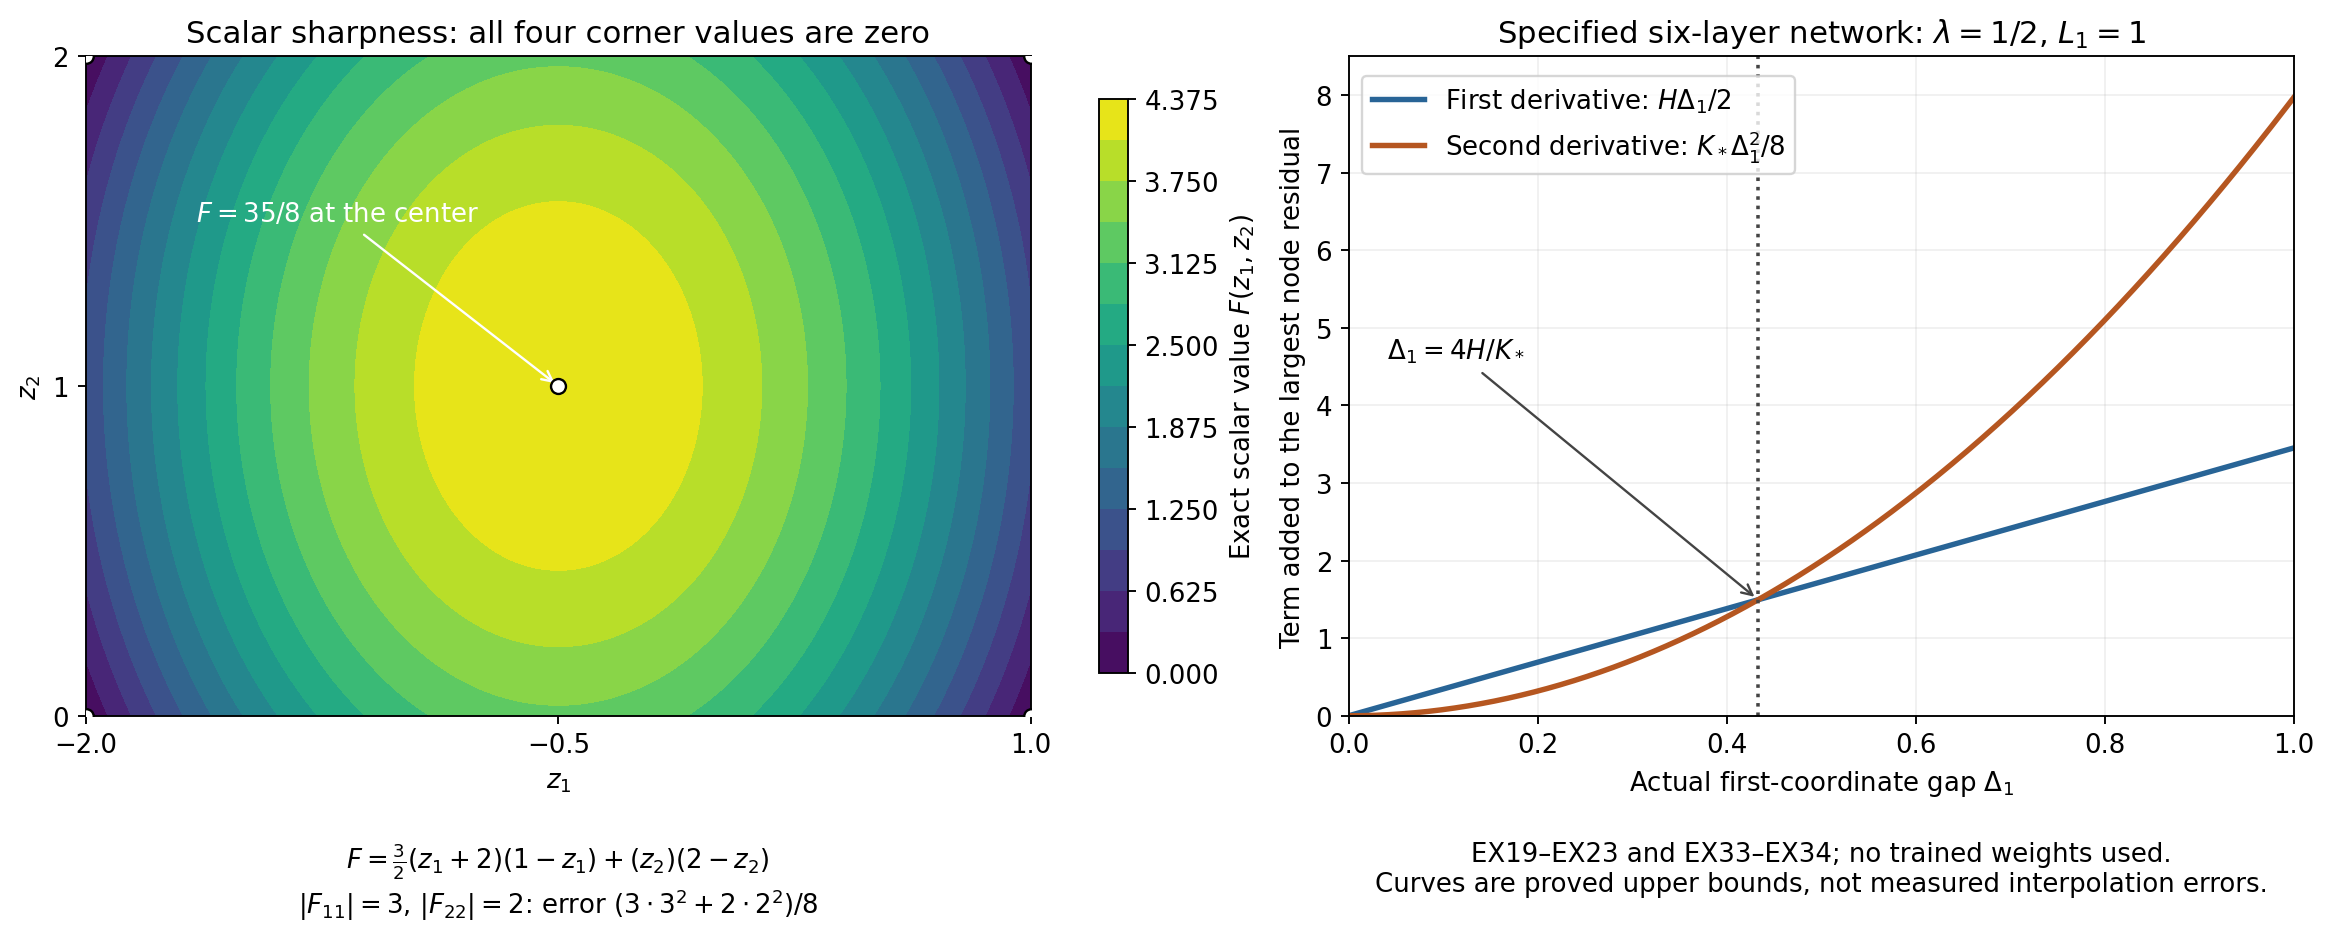

The script that saved this image:
"""Reproduce EX31–EX34 without identifying a scalar extremizer as a network."""
from pathlib import Path
import numpy as np
import matplotlib
matplotlib.use('Agg')
import matplotlib.pyplot as plt
R=Path(__file__).resolve().parent
plt.rcParams.update({'font.family':'DejaVu Sans','font.size':11,'axes.titlesize':13})
fig,ax=plt.subplots(1,2,figsize=(13.6,5.4),constrained_layout=True)
x=np.linspace(-2,1,301);y=np.linspace(0,2,201);X,Y=np.meshgrid(x,y)
F=3*(X+2)*(1-X)/2+2*Y*(2-Y)/2
c=ax[0].contourf(X,Y,F,levels=np.linspace(0,35/8,15),cmap='viridis')
fig.colorbar(c,ax=ax[0],label='Exact scalar value $F(z_1,z_2)$',shrink=.87)
ax[0].scatter([-2,-2,1,1],[0,2,0,2],s=38,c='white',edgecolors='black',zorder=4)
ax[0].scatter([-.5],[1],s=40,c='white',edgecolors='black',zorder=4)
ax[0].annotate('$F=35/8$ at the center',(-.5,1),xytext=(-1.65,1.5),color='white',arrowprops={'arrowstyle':'->','color':'white'})
ax[0].set(xlabel='$z_1$',ylabel='$z_2$',title='Scalar sharpness: all four corner values are zero',xticks=[-2,-.5,1],yticks=[0,1,2])
ax[0].text(.5,-.19,r'$F=\frac{3}{2}(z_1+2)(1-z_1)+(z_2)(2-z_2)$'+'\n'+r'$|F_{11}|=3$, $|F_{22}|=2$: error $(3\cdot3^2+2\cdot2^2)/8$',ha='center',va='top',transform=ax[0].transAxes)
lam=.5;L=1.;p=1+lam;B=8/np.sqrt(3);H=1+p*(1-np.tanh(L)**2+B*np.tanh(L))
Ks=B+p*(4/(3*np.sqrt(3))+16/np.sqrt(3)+(116/3)*np.tanh(L))
gap=np.linspace(0,1,501);cross=4*H/Ks
ax[1].plot(gap,H*gap/2,label=r'First derivative: $H\Delta_1/2$',lw=2.3,color='#286496')
ax[1].plot(gap,Ks*gap**2/8,label=r'Second derivative: $K_*\Delta_1^2/8$',lw=2.3,color='#b55620')
ax[1].axvline(cross,ls=':',color='#444444')
ax[1].annotate(r'$\Delta_1=4H/K_*$',(cross,H*cross/2),xytext=(.04,4.6),arrowprops={'arrowstyle':'->','color':'#444444'})
ax[1].set(xlabel=r'Actual first-coordinate gap $\Delta_1$',ylabel='Term added to the largest node residual',title=r'Specified six-layer network: $\lambda=1/2$, $L_1=1$',xlim=(0,1),ylim=(0,8.5))
ax[1].legend(loc='upper left',bbox_to_anchor=(0,.99));ax[1].grid(alpha=.18)
ax[1].text(.5,-.19,'EX19–EX23 and EX33–EX34; no trained weights used.\nCurves are proved upper bounds, not measured interpolation errors.',ha='center',va='top',transform=ax[1].transAxes)
for suffix in ['png','svg']:fig.savefig(R/('profile-grid-error.'+suffix),dpi=170,bbox_inches='tight')
plt.close(fig)
print({'figure':'profile-grid-error','lambda':lam,'L1':L,'H':H,'K_star':Ks,'crossing':cross,'scalar_center':'35/8'})
